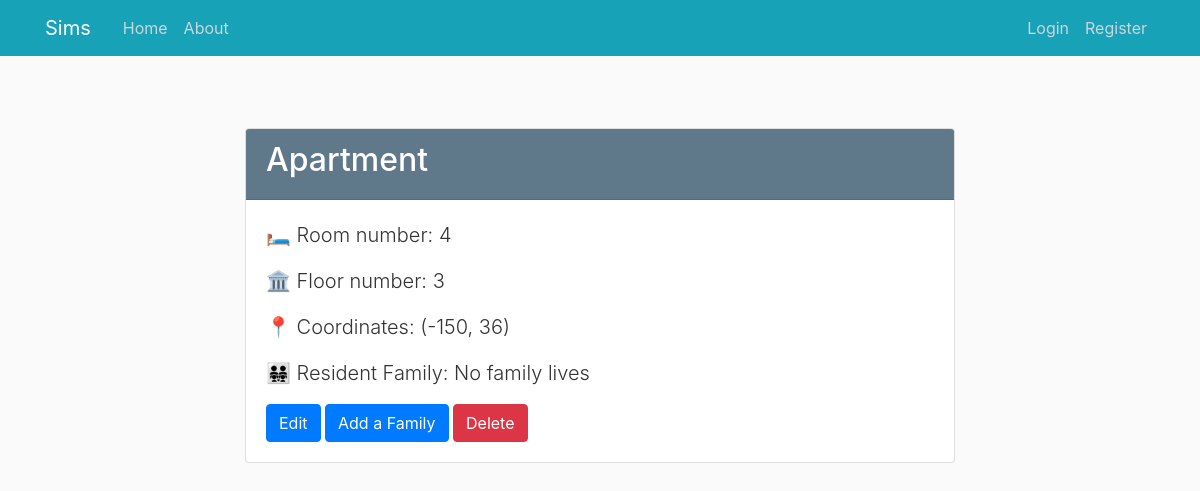
Page /house/1 on the committed database.
### sims/models.py (models this page shows, shortened)
class House(db.Model):
    id = db.Column(db.Integer, primary_key=True)
    type = db.Column(db.Enum(HouseType), nullable=False)
    room_number = db.Column(db.Integer, nullable=False, default=1)
    floor_number = db.Column(db.Integer, nullable=False, default=1)
    x_coordinate = db.Column(db.Integer, nullable=False, default=0)
    y_coordinate = db.Column(db.Integer, nullable=False, default=0)
    family_id = db.Column(db.Integer, db.ForeignKey('family.id'))

### sims/houses/routes.py (the view)
@houses.route("/house/<int:house_id>")
def house(house_id):
    house = House.query.get_or_404(house_id)
    family = Family.query.get(house.family_id)
    return render_template('houses/house.html', house=house, family=family)

### sims/templates/houses/house.html (shortened to what this page needs)
{% extends "layout.html" %}
{% block content %}
    <div class="container mt-5">
        <div class="row justify-content-center">
            <div class="col-md-8">
                <div class="card">
                    <div class="card-header bg-steel text-white">
                        <h2 class="text-white">{{ house.type.value }}</h2>
                    </div>
                    <div class="card-body">
                        <p class="lead">🛏️ Room number: {{ house.room_number }}</p>
                        <p class="lead">🏛️ Floor number: {{ house.floor_number }}</p>
                        <p class="lead">📍 Coordinates: ({{ house.x_coordinate }}, {{ house.y_coordinate }})</p>
                        {% if family %}
                            <p class="lead">👨‍👨‍👧‍👧 Resident Family: {{ family.name }}</p>
                        {% else %}
                            <p class="lead">👨‍👨‍👧‍👧 Resident Family: No family lives</p>
                        {% endif %}
                        <div class="mt-3">
                            <a href="{{ url_for('houses.update_house', house_id=house.id) }}" class="btn btn-primary">Edit</a>
                            <a href="{{ url_for('families.families_house', house_id=house.id) }}"
                               class="btn btn-primary">Add a Family</a>
                            <button class="btn btn-danger" id="deleteBtn" data-toggle="modal"
                                    data-target="#deleteModal">Delete
                            </button>
                        </div>
                    </div>
                </div>
            </div>
        </div>
    </div>
{% endblock content %}

### sims/static/main.css (style rules this page uses)
body { background: #fafafa; color: #333333; margin-top: 5rem; }
h1, h2, h3, h4, h5, h6 { color: #444444; }
.bg-steel { background-color: #5f788a; }

### rows in the picture
House: type.value "Apartment", room_number "4", floor_number "3", x_coordinate "-150", y_coordinate "36"
